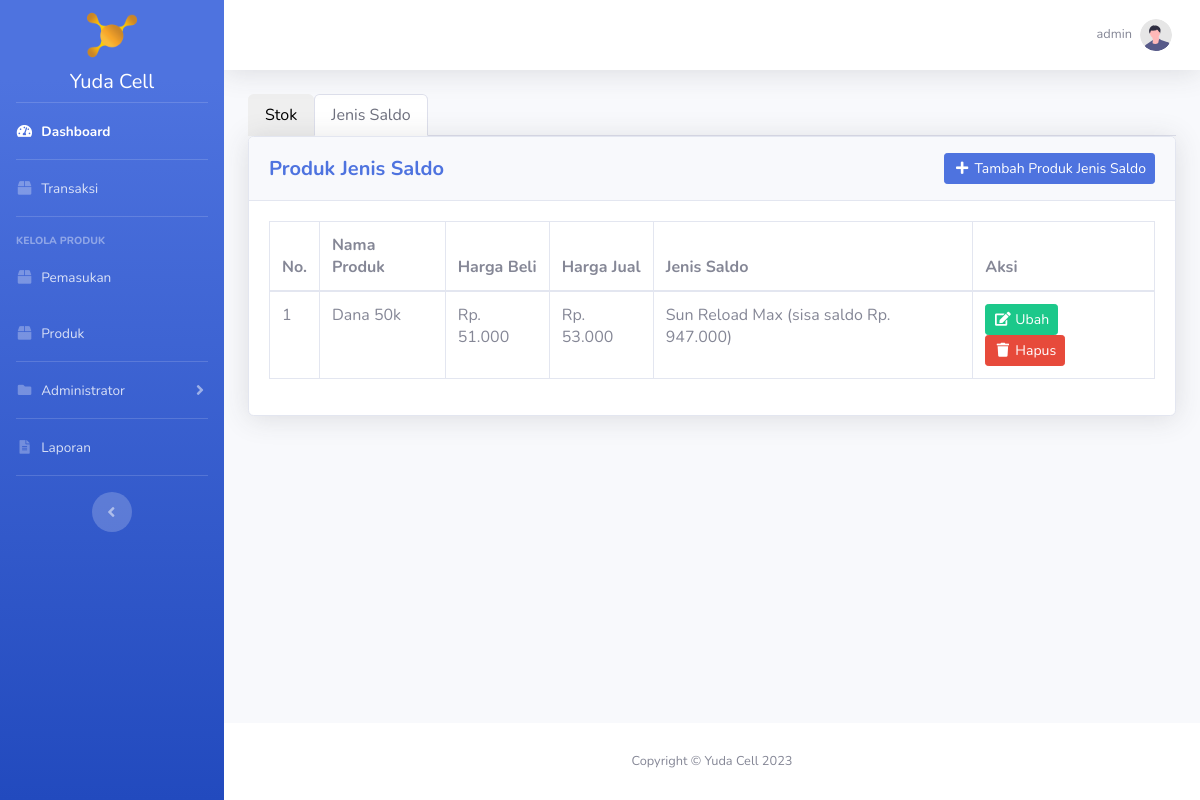
The app's page /produk/index.php?jenis_saldo (signed in), older data.
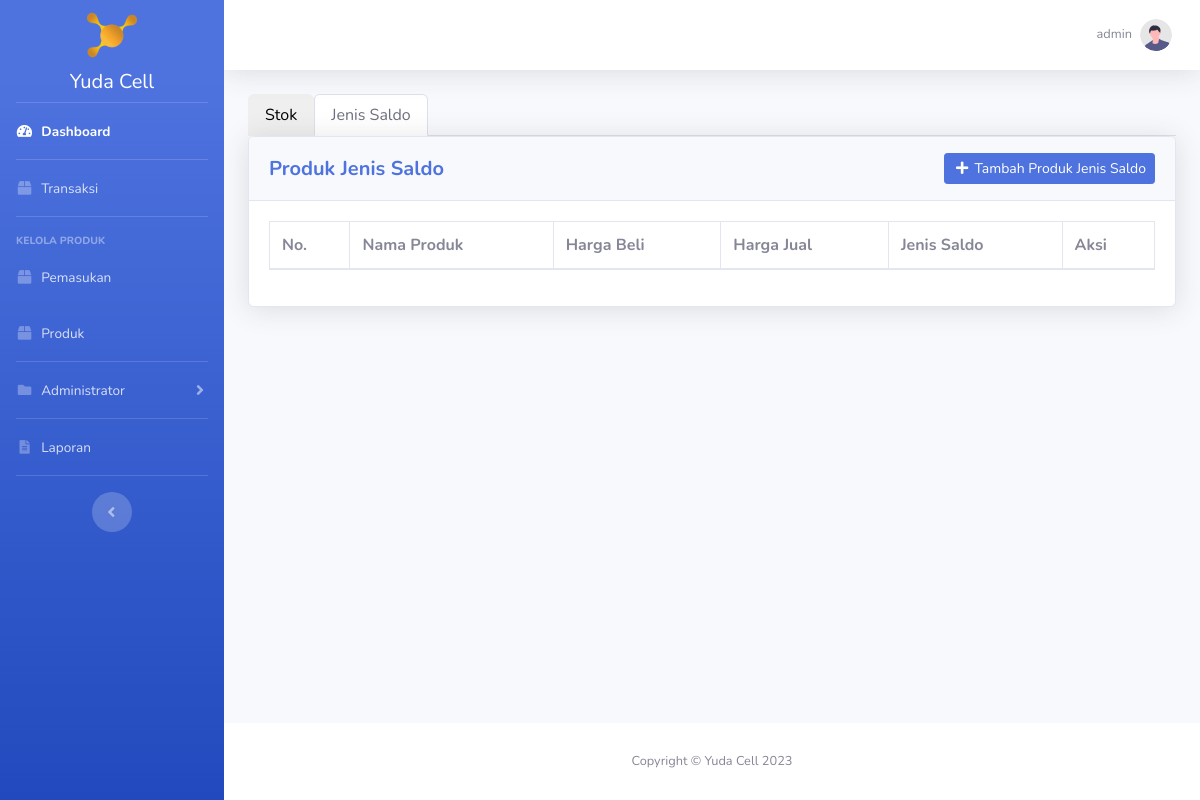
The same page, newer data.
### tables this page shows
CREATE TABLE `produk` (
  `id_produk` int(11) NOT NULL,
  `nama_produk` varchar(50) NOT NULL,
  `harga_beli` int(11) NOT NULL,
  `harga_jual` int(11) NOT NULL,
  `stok` int(11) DEFAULT NULL,
  `id_jenis_saldo` int(11) DEFAULT NULL
);

CREATE TABLE `jenis_saldo` (
  `id_jenis_saldo` int(11) NOT NULL,
  `jenis_saldo` varchar(50) NOT NULL,
  `jumlah_saldo` int(11) NOT NULL
);

### produk/index.php (the view, shortened to what this page needs)
<?php
require_once '../koneksi.php';
$produk_jenis_saldo = mysqli_query($koneksi, "SELECT id_produk, nama_produk, harga_beli, harga_jual, produk.id_jenis_saldo, jenis_saldo, jumlah_saldo FROM produk INNER JOIN jenis_saldo ON produk.id_jenis_saldo = jenis_saldo.id_jenis_saldo ORDER BY produk.nama_produk ASC");
$id_user = htmlspecialchars($_SESSION['id_user']);
$data_profile = mysqli_fetch_assoc(mysqli_query($koneksi, "SELECT * FROM user WHERE id_user = '$id_user'"));
?>
<!DOCTYPE html>
<html lang="en">
<head>
    <?php include_once '../include/head.php'; ?>
</head>
<body id="page-top">
    <div id="wrapper">
        <?php include_once '../include/sidebar.php'; ?>
        <div id="content-wrapper" class="d-flex flex-column">
            <div id="content">
                <?php include_once '../include/topbar.php'; ?>
                <div class="container-fluid">
                    <nav>
					  <div class="nav nav-tabs" id="nav-tab" role="tablist">
					  	<form method="get" class="m-0 p-0">
						    <button class="nav-link <?= (isset($_GET['stok'])) ? 'active' : ''; ?>" type="submit" name="stok">Stok</button>
					  	</form>
					  	<form method="get" class="m-0 p-0">
						    <button class="nav-link <?= (isset($_GET['jenis_saldo'])) ? 'active' : '' ; ?>" type="submit" name="jenis_saldo">Jenis Saldo</button>
					  	</form>
					  </div>
					</nav>
					<div class="tab-content" id="nav-tabContent">
					  <div class="tab-pane fade show <?= (isset($_GET['jenis_saldo'])) ? 'active' : '' ; ?>" id="nav-saldo" role="tabpanel" aria-labelledby="nav-saldo-tab">
					  	<div class="card shadow mb-4">
	                        <div class="card-header py-3">
	                            <div class="row">
	                                <div class="col head-left">
	                                    <h5 class="my-auto font-weight-bold text-primary">Produk Jenis Saldo</h5>
	                                </div>
	                                <div class="col head-right">
	                                    <a href="<?= BASE_URL; ?>produk/tambah_produk_jenis_saldo.php" class="btn btn-sm btn-primary"><i class="fas fa-fw fa-plus"></i> Tambah Produk Jenis Saldo</a>
	                                </div>
	                            </div>
	                        </div>
	                        <div class="card-body">
	                            <div class="table-responsive">
	                                <table class="table table-bordered" id="dataTable2" width="100%" cellspacing="0">
										<thead>
											<tr>
												<th>No.</th>
												<th>Nama Produk</th>
												<th>Harga Beli</th>
												<th>Harga Jual</th>
												<th>Jenis Saldo</th>
												<?php if ($data_profile['hak_akses'] == 'administrator'): ?>
													<th>Aksi</th>
												<?php endif ?>
											</tr>
										</thead>
										<tbody>
											<?php $i = 1; ?>
											<?php foreach ($produk_jenis_saldo as $dpjs): ?>
												<tr>
													<td><?= $i++; ?></td>
													<td><?= $dpjs['nama_produk']; ?></td>
													<td>Rp. <?= str_replace(",", ".", number_format($dpjs['harga_beli'])); ?></td>
													<td>Rp. <?= str_replace(",", ".", number_format($dpjs['harga_jual'])); ?></td>
													<td><?= $dpjs['jenis_saldo']; ?> (sisa saldo Rp. <?= str_replace(",", ".", number_format($dpjs['jumlah_saldo'])); ?>)</td>
													<?php if ($data_profile['hak_akses'] == 'administrator'): ?>
														<td>
															<a class="btn btn-sm btn-success" href="ubah_produk_jenis_saldo.php?id_produk=<?= $dpjs['id_produk']; ?>"><i class="fas fa-fw fa-edit"></i> Ubah</a>
															<a class="btn btn-sm btn-danger btn-delete" data-nama="Produk <?= $dpjs['nama_produk']; ?> akan terhapus!" href="hapus_produk.php?id_produk=<?= $dpjs['id_produk']; ?>&type=jenis_saldo"><i class="fas fa-fw fa-trash"></i> Hapus</a>
														</td>
													<?php endif ?>
												</tr>
											<?php endforeach ?>
										</tbody>
									</table>
								</div>
	                        </div>
	                    </div>
					  </div>
					</div>
				</div>
            </div>
            <?php include_once '../include/footer.php'; ?>
        </div>
    </div>
</body>
</html>

Row changes from the older to the newer data that the page shows:
removed produk: nama_produk "Dana 50k", harga_beli "51.000", harga_jual "53.000", id_jenis_saldo.jenis_saldo "Sun Reload Max", id_jenis_saldo.jumlah_saldo "947.000"
